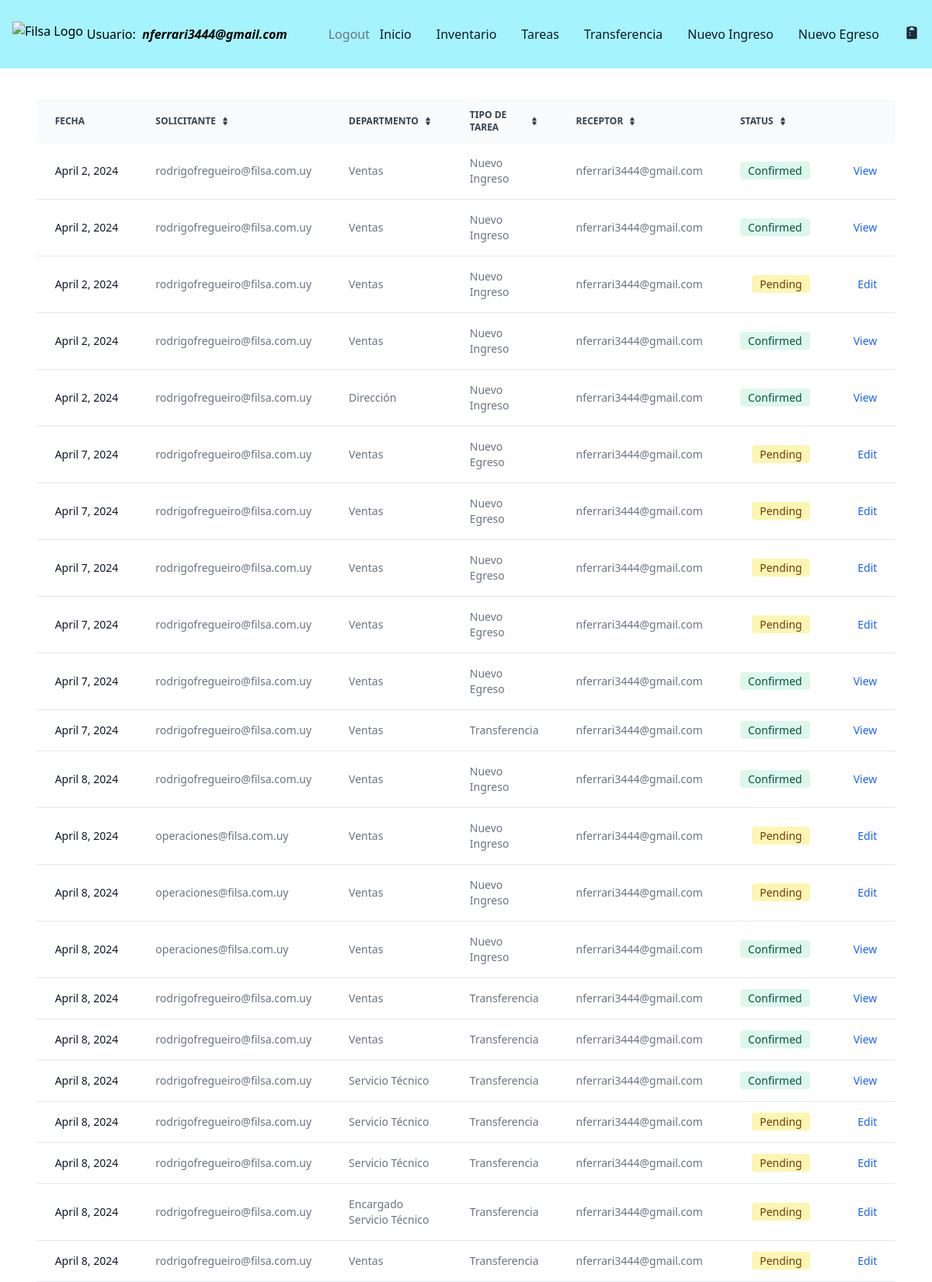
/tasks/ (signed in, upper part), run on the app's committed database.
### filsa/models.py (models this page shows)
class CustomUser( AbstractBaseUser , PermissionsMixin ):
    ROLES = [('Operator', 'Operator'),
             ('Logistic','Logistic'),
             ('Supervisor','Supervisor')]
    DEPARTMENT = [('Ventas','Ventas'),
                ('Dirección', 'Dirección'),
                ('Administración', 'Administración'),
                ('Taller', 'Taller'),
                ('Logística','Logística')
                ]
    username = models.CharField(max_length=40)
    password = models.CharField(max_length=100)
    email = models.EmailField(max_length=40, blank=False, unique=True,
                              default='', error_messages =
                                {'required': 'Please provide your email address.',
                  'unique': 'An account with this email exist'},)
    departamento = models.CharField(max_length=30, choices = DEPARTMENT, default='Sales')
    role = models.CharField(max_length=40, choices=ROLES, blank=True, null=True)
    is_staff = models.BooleanField(default=False)
    is_superuser = models.BooleanField(default=False)
    is_active = models.BooleanField(default=True)
    USERNAME_FIELD = 'email'
    REQUIRED_FIELDS = ['username']
    objects = CustomUserManager()

class Tasks(models.Model):
    STATUS = [('Pending','Pending'),
              ('Confirmed','Confirmed')]
    DEPARTMENT = [('Ventas','Ventas'),
                ('Dirección', 'Dirección'),
                ('Administración', 'Administración'),
                 ('Encargado Servicio Técnico', 'Encargado Servicio Técnico'),
                ('Servicio Técnico', 'Servicio Técnico'),
                ('Logística','Logística')
                ]
    MOTIVOSINGRESO = [('Devolución Mercadería', 'Devolución Mercadería'),
                ('Importación', 'Importación'),
                 ('Compra en Plaza', 'Compra en Plaza'),
                 ('Armado Nuevo Producto', 'Armado Nuevo Producto' )]
    MOTIVOSEGRESO = [('Servicio Técnico', 'Servicio Técnico'),
                     ('Planta de Armado', 'Planta de Armado'),
                      ('Ventas', 'Ventas'),
                       ('Mantenimiento', 'Mantenimiento') ]
    task_id = models.AutoField(primary_key=True)
    receptor = models.ForeignKey(CustomUser, on_delete=models.CASCADE, related_name='receptor',  blank=True, null=True)
    issuer = models.ForeignKey(CustomUser, on_delete=models.CASCADE, related_name='issuer', blank=True, null=True)
    status = models.CharField(max_length=30, choices= STATUS, default='Pending')
    department = models.CharField(max_length=30, choices = DEPARTMENT, default='Sales')
    date = models.DateField(verbose_name=u"Fecha")
    deliveryDate = models.DateField(verbose_name=u"Fecha", default = '1970-01-01')
    motivoIngreso = models.CharField(max_length=30, choices = MOTIVOSINGRESO) # default='Transferencia Depósitos')
    motivoEgreso = models.CharField(max_length=30, choices = MOTIVOSEGRESO) #default='Transferencia Depósitos')
    warehouseProduct = models.ForeignKey(WarehousesProduct, on_delete= models.CASCADE, blank=True, null=True)
    actionType = models.CharField(max_length=20,  default='Inbound')
    observations = models.CharField(max_length=500, null=True, blank= True)

### filsa/views.py (the view)
# urls.py: path('tasks/', TaskListView.as_view() , name='tasks'),
class TaskListView(LoginRequiredMixin, generic.ListView):
    template_name = 'tasks.html'
    model = Tasks
    def get_queryset(self) -> QuerySet[Any]:
        user_is_staff = self.request.user.is_staff
        if user_is_staff:
            self.tasks = Tasks.objects.all() # , actionType='Nueva Solicitud')
            return self.tasks
        print('user is superuser', self.request.user.is_superuser)
        user_group = self.request.user.groups.values_list('name',flat = True)[0].strip()
        print('user_group', user_group)
        if user_group == 'Tecnico':
            tasks = ["Transferencia","Confirma Transferencia"]
        elif user_group == 'Comercial':
            tasks = ["Nuevo Egreso", "Confirma Egreso"]
        else:
            tasks = ["Transferencia","Confirma Transferencia", "Nuevo Ingreso", "Confirma Ingreso", "Nuevo Egreso", "Confirma Egreso"]
        self.tasks = Tasks.objects.filter(actionType__in = tasks) #filter(status='Pending') # , actionType='Nueva Solicitud')
        return self.tasks
    def get_context_data(self, **kwargs):
        context = super(TaskListView, self).get_context_data(**kwargs)
        context['tasks'] = self.tasks
        return context

### filsa/templates/tasks.html (shortened to what this page needs)
{% extends '_base.html' %}
{% load static %}
{% block content %}
<div class="w-full px-4 relative overflow-x-auto mt-10 sm:rounded-lg">
    <table class="py-8 px-4 mx-auto max-w-2xl lg:py-16 text-sm text-left rtl:text-right text-gray-500 dark:text-gray-400">
        <thead class="text-xs text-gray-700 uppercase bg-gray-50 dark:bg-gray-700 dark:text-gray-400">
            <tr>
                <th scope="col" class="px-6 py-3">
                    Fecha
                </th>
                <th scope="col" class="px-6 py-3">
                    <div class="flex items-center">
                        Solicitante
                        <a href="#"></a>
                    </div>
                </th>
                <th scope="col" class="px-6 py-3">
                    <div class="flex items-center">
                        Departmento
                        <a href="#"></a>
                    </div>
                </th>
                <th scope="col" class="px-6 py-3">
                    <div class="flex items-center">
                        Tipo de Tarea
                        <a href="#"></a>
                    </div>
                </th>
                <th scope="col" class="px-6 py-3">
                    <div class="flex items-center">
                        Receptor
                        <a href="#"></a>
                    </div>
                </th>
                <th scope="col" class="px-6 py-3">
                    <div class="flex items-center">
                        Status
                        <a href="#"></a>
                    </div>
                </th>
                <th scope="col" class="px-6 py-3">
                </th>
            </tr>
        </thead>
        <tbody>
            {% for task in tasks %}
            <tr class="bg-white border-b dark:bg-gray-800 dark:border-gray-700">
                <th scope="row" class="px-6 py-4 font-medium text-gray-900 whitespace-nowrap dark:text-white">
                    {{task.date}}
                </th>
                <td class="px-6 py-4">
                    {{task.issuer}}
                </td>
                <td class="px-6 py-4">
                    {{task.department}}
                </td>
                <td class="px-6 py-4">
                    {{task.actionType}}
                </td>
                <td class="px-6 py-4">
                    {{task.receptor}}
                </td>
                    {% if task.status == 'Pending' %}
                    <td class="px-6 py-4 text-right">
                        <span class="bg-yellow-100 text-yellow-800 text-sm font-medium me-2 px-2.5 py-0.5 rounded dark:bg-yellow-900 dark:text-yellow-300">{{task.status}}</span>
                    </td>
                    {% else %}
                    <td class="px-6 py-4 text-right">
                    <span class="bg-green-100 text-green-800 text-sm font-medium me-2 px-2.5 py-0.5 rounded dark:bg-green-900 dark:text-green-300">{{task.status}}</span>
                </td>
                {% endif %}
                {% if task.actionType == 'Nuevo Egreso' and task.status == 'Pending' %}
                <td class="px-6 py-4 text-right">
                    <a href="{% url 'outbounddelivery' requested_id=task.task_id %}"  class="font-medium text-blue-600 dark:text-blue-500 hover:underline">Edit</a>
                </td>
                {% elif task.actionType == 'Nuevo Egreso' and task.status == 'Confirmed' %}
                <td class="px-6 py-4 text-right">
                    <a href="{% url 'outboundconfirmed' requested_id=task.task_id %}"  class="font-medium text-blue-600 dark:text-blue-500 hover:underline">View</a>
                </td>
                {% elif task.actionType == 'Nuevo Ingreso' and task.status == 'Pending' %}
                <td class="px-6 py-4 text-right">
                    <a href="{% url 'inboundreception' requested_id=task.task_id %}"  class="font-medium text-blue-600 dark:text-blue-500 hover:underline">Edit</a>
                </td>
                {% elif task.actionType == 'Nuevo Ingreso' and task.status == 'Confirmed' %}
                <td class="px-6 py-4 text-right">
                    <a href="{% url 'inboundconfirmed' requested_id=task.task_id %}"  class="font-medium text-blue-600 dark:text-blue-500 hover:underline">View</a>
                </td>
                {% elif task.actionType == 'Transferencia' and task.status == 'Pending' %}
                <td class="px-6 py-4 text-right">
                    <a href="{% url 'transferreception' requested_id=task.task_id %}"  class="font-medium text-blue-600 dark:text-blue-500 hover:underline">Edit</a>
                </td>
                {% elif task.actionType == 'Transferencia' and task.status == 'Confirmed' %}
                <td class="px-6 py-4 text-right">
                    <a href="{% url 'transferconfirmed' requested_id=task.task_id %}"  class="font-medium text-blue-600 dark:text-blue-500 hover:underline">View</a>
                </td>
                 {% endif %}
            </tr>
            {% endfor %}
        </tbody>
    </table>
</div>
  {% endblock content %}

### filsa/templates/_base.html (shortened to what this page needs)
{% load compress %}
{% load static %}
{% load grouptag %}
<!DOCTYPE html>
<html lang="en">
<head>
<link rel="stylesheet" href="https://ajax.googleapis.com/ajax/libs/jqueryui/1.11.4/themes/smoothness/jquery-ui.css">
    {% compress css %}
 <link rel="stylesheet" href="{% static 'src/output.css' %}">
    {% endcompress %}
</head>
<nav class="sm:w-full bg-cyan-200 border-gray-200 dark:bg-gray-900">
    <div class="max-w-screen-xl flex flex-wrap items-center justify-between p-4">
      <a href="https://www.filsa.com.uy/" target="_blank" class="flex items-center space-x-3 rtl:space-x-reverse">
          <img src="https://filsa.s3.amazonaws.com/logo.jpg" class="h-8" alt="Filsa Logo" />
      </a>
      {% if user.is_authenticated %}
      <div class="flex text-black-400 items-center lg:mr-10 sm:mr-0 lm:mr-0">
        Usuario: &nbsp <i><strong>{{user.get_username}}</strong></i>
      </div>
      <a href="{% url 'logout' %}" class="py-4 px-2 text-gray-500 hover:text-green-500 transition duration-300">Logout</a>
      {% else %}
      <a href="{% url 'login' %}" class="py-4 px-2 text-gray-500 hover:text-green-500 transition duration-300">Login</a>
      {% endif %}
      <div class="hidden w-full md:block md:w-auto" id="navbar-default">
        <ul class="font-medium flex flex-col p-4 md:p-0 mt-4 border border-gray-100 rounded-lg md:flex-row md:space-x-8 rtl:space-x-reverse md:mt-0 md:border-0 dark:bg-gray-800 md:dark:bg-gray-900 dark:border-gray-700">
          <li>
            <a href="{% url 'home' %}" class="text-gray-900 rounded hover:bg-gray-100 md:border-0 md:hover:text-blue-700 md:p-0 dark:text-white md:dark:hover:text-blue-500 dark:hover:bg-gray-700 dark:hover:text-white md:dark:hover:bg-transparent">Inicio</a>
          </li>
          <li>
            <a href="{% url 'stock' %}" class="block py-2 px-3 text-gray-900 rounded hover:bg-gray-100 md:border-0 md:hover:text-blue-700 md:p-0 dark:text-white md:dark:hover:text-blue-500 dark:hover:bg-gray-700 dark:hover:text-white md:dark:hover:bg-transparent">Inventario</a>
          </li>
          <li>
            <a href="{% url 'tasks' %}" class="block py-2 px-3 text-gray-900 rounded hover:bg-gray-100 md:border-0 md:hover:text-blue-700 md:p-0 dark:text-white md:dark:hover:text-blue-500 dark:hover:bg-gray-700 dark:hover:text-white md:dark:hover:bg-transparent">Tareas</a>
          </li>
          <li>
            {% if user.groups.all.0.name.strip == "Administrador"  or user.groups.all.0.name.strip == "Supervisor"  or user.groups.all.0.name.strip == "Tecnico"   or user.groups.all.0.name.strip == "Logistica" %}
            <a href="{% url 'transfer' %}" class="block py-2 px-3 text-gray-900 rounded hover:bg-gray-100 md:border-0 md:hover:text-blue-700 md:p-0 dark:text-white md:dark:hover:text-blue-500 dark:hover:bg-gray-700 dark:hover:text-white md:dark:hover:bg-transparent">Transferencia</a>
            {% endif %}
          </li>
          <li>
          {% if user.groups.all.0.name.strip == "Administrador"  or user.groups.all.0.name.strip == "Supervisor" %}
            <a href="{% url 'inbound' %}" class="block py-2 px-3 text-gray-900 rounded hover:bg-gray-100 md:border-0 md:hover:text-blue-700 md:p-0 dark:text-white md:dark:hover:text-blue-500 dark:hover:bg-gray-700 dark:hover:text-white md:dark:hover:bg-transparent">Nuevo Ingreso</a>
           {% endif %}
          </li>
          <li>
            {% if user.groups.all.0.name.strip == "Administrador"  or user.groups.all.0.name.strip == "Supervisor" or user.groups.all.0.name.strip == "Comercial" %}
            <a href="{% url 'outboundorder' %}" class="block py-2 px-3 text-gray-900 rounded hover:bg-gray-100 md:border-0 md:hover:text-blue-700 md:p-0 dark:text-white md:dark:hover:text-blue-500 dark:hover:bg-gray-700 dark:hover:text-white md:dark:hover:bg-transparent">Nuevo Egreso</a>
            {% endif %}
          </li>
          <li>
            {% if user.groups.all.0.name.strip == "Administrador" %}
            <a href="{% url 'newcotization' %}" data-popover-target="popover-default" class="block py-2 px-3 text-gray-900 rounded hover:bg-gray-100 md:border-0 md:hover:text-blue-700 md:p-0 dark:text-white md:dark:hover:text-blue-500 dark:hover:bg-gray-700 dark:hover:text-white md:dark:hover:bg-transparent">
              </a>
            {% endif %}
        </li>
        </ul>
      </div>
    </div>
  </nav>
 {% block content %}
 {% endblock content %}
</body>
</html>

### data on the page
CustomUser: get_username "nferrari3444@gmail.com"
Tasks: date "April 2, 2024", issuer "rodrigofregueiro@filsa.com.uy", department "Ventas", actionType "Nuevo Ingreso", receptor "nferrari3444@gmail.com", status "Confirmed", shows "View"
Tasks: date "April 2, 2024", issuer "rodrigofregueiro@filsa.com.uy", department "Ventas", actionType "Nuevo Ingreso", receptor "nferrari3444@gmail.com", status "Confirmed", shows "View"
Tasks: date "April 2, 2024", issuer "rodrigofregueiro@filsa.com.uy", department "Ventas", actionType "Nuevo Ingreso", receptor "nferrari3444@gmail.com", status "Pending", shows "Edit"
Tasks: date "April 2, 2024", issuer "rodrigofregueiro@filsa.com.uy", department "Ventas", actionType "Nuevo Ingreso", receptor "nferrari3444@gmail.com", status "Confirmed", shows "View"
Tasks: date "April 2, 2024", issuer "rodrigofregueiro@filsa.com.uy", department "Dirección", actionType "Nuevo Ingreso", receptor "nferrari3444@gmail.com", status "Confirmed", shows "View"
Tasks: date "April 7, 2024", issuer "rodrigofregueiro@filsa.com.uy", department "Ventas", actionType "Nuevo Egreso", receptor "nferrari3444@gmail.com", status "Pending", shows "Edit"
Tasks: date "April 7, 2024", issuer "rodrigofregueiro@filsa.com.uy", department "Ventas", actionType "Nuevo Egreso", receptor "nferrari3444@gmail.com", status "Pending", shows "Edit"
Tasks: date "April 7, 2024", issuer "rodrigofregueiro@filsa.com.uy", department "Ventas", actionType "Nuevo Egreso", receptor "nferrari3444@gmail.com", status "Pending", shows "Edit"
Tasks: date "April 7, 2024", issuer "rodrigofregueiro@filsa.com.uy", department "Ventas", actionType "Nuevo Egreso", receptor "nferrari3444@gmail.com", status "Pending", shows "Edit"
Tasks: date "April 7, 2024", issuer "rodrigofregueiro@filsa.com.uy", department "Ventas", actionType "Nuevo Egreso", receptor "nferrari3444@gmail.com", status "Confirmed", shows "View"
Tasks: date "April 7, 2024", issuer "rodrigofregueiro@filsa.com.uy", department "Ventas", actionType "Transferencia", receptor "nferrari3444@gmail.com", status "Confirmed", shows "View"
Tasks: date "April 8, 2024", issuer "rodrigofregueiro@filsa.com.uy", department "Ventas", actionType "Nuevo Ingreso", receptor "nferrari3444@gmail.com", status "Confirmed", shows "View"
Tasks: date "April 8, 2024", issuer "operaciones@filsa.com.uy", department "Ventas", actionType "Nuevo Ingreso", receptor "nferrari3444@gmail.com", status "Pending", shows "Edit"
Tasks: date "April 8, 2024", issuer "operaciones@filsa.com.uy", department "Ventas", actionType "Nuevo Ingreso", receptor "nferrari3444@gmail.com", status "Pending", shows "Edit"
Tasks: date "April 8, 2024", issuer "operaciones@filsa.com.uy", department "Ventas", actionType "Nuevo Ingreso", receptor "nferrari3444@gmail.com", status "Confirmed", shows "View"
Tasks: date "April 8, 2024", issuer "rodrigofregueiro@filsa.com.uy", department "Ventas", actionType "Transferencia", receptor "nferrari3444@gmail.com", status "Confirmed", shows "View"
Tasks: date "April 8, 2024", issuer "rodrigofregueiro@filsa.com.uy", department "Ventas", actionType "Transferencia", receptor "nferrari3444@gmail.com", status "Confirmed", shows "View"
Tasks: date "April 8, 2024", issuer "rodrigofregueiro@filsa.com.uy", department "Servicio Técnico", actionType "Transferencia", receptor "nferrari3444@gmail.com", status "Confirmed", shows "View"
Tasks: date "April 8, 2024", issuer "rodrigofregueiro@filsa.com.uy", department "Servicio Técnico", actionType "Transferencia", receptor "nferrari3444@gmail.com", status "Pending", shows "Edit"
Tasks: date "April 8, 2024", issuer "rodrigofregueiro@filsa.com.uy", department "Servicio Técnico", actionType "Transferencia", receptor "nferrari3444@gmail.com", status "Pending", shows "Edit"
Tasks: date "April 8, 2024", issuer "rodrigofregueiro@filsa.com.uy", department "Encargado Servicio Técnico", actionType "Transferencia", receptor "nferrari3444@gmail.com", status "Pending", shows "Edit"
Tasks: date "April 8, 2024", issuer "rodrigofregueiro@filsa.com.uy", department "Ventas", actionType "Transferencia", receptor "nferrari3444@gmail.com", status "Pending", shows "Edit"
